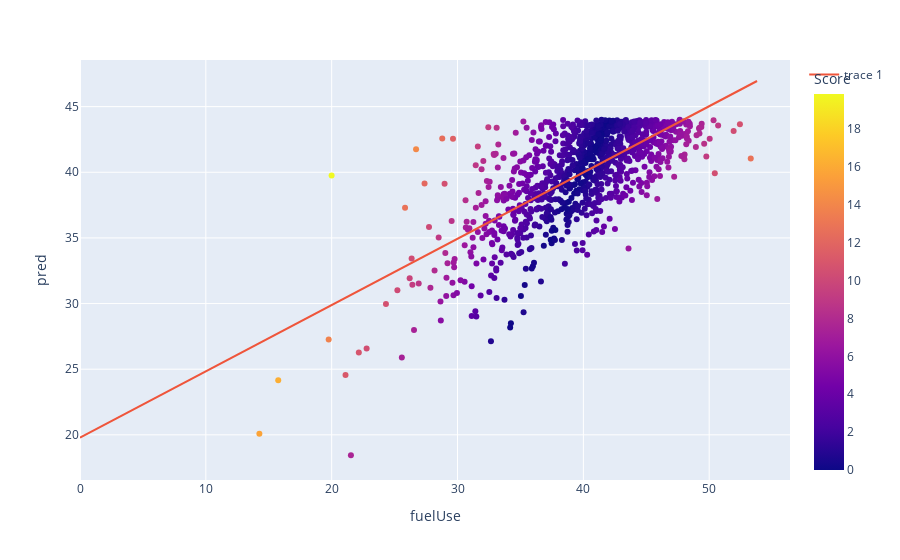

The notebook cell saved with this chart:
### Markdown cell above
## Flaws in this analysis

I used this as a quick way to identify suspicious incidences however we notice variance increases overtime. So if $\zeta$ was large enough. The standard deviation of data could be too large to identify outliers over the whole dataset. That is, if the variance at $T\gg 0$ is very large, our outliers even tho, visually shifted from the line, may not be significant at a lower $T$.

In part 2 we will try to find a different method of analysis to solve this flaw.

### Code cell
df = GenerateSample(zeta=0.5)

SimpleLinearRegression(df)

### Figure 1 — Plotly figure (JSON) as saved in the notebook; plotly's stock layout.template omitted (floating-point values rounded to 4 significant figures; data arrays with more than 128 entries replaced by an {"elided": "..."} marker saying what was removed)
{"data": [{"hovertemplate": "fuelUse=%{x}<br>pred=%{y}<br>Score=%{marker.color}<extra></extra>", "legendgroup": "", "marker": {"color": {"elided": "1000 float values"}, "coloraxis": "coloraxis", "symbol": "circle"}, "mode": "markers", "name": "", "orientation": "v", "showlegend": false, "type": "scatter", "x": {"elided": "1000 float values"}, "xaxis": "x", "y": {"elided": "1000 float values"}, "yaxis": "y"}, {"type": "scatter", "x": [0, 1.098, 2.196, 3.294, 4.392, 5.49, 6.588, 7.686, 8.784, 9.882, 10.98, 12.08, 13.18, 14.27, 15.37, 16.47, 17.57, 18.67, 19.76, 20.86, 21.96, 23.06, 24.16, 25.25, 26.35, 27.45, 28.55, 29.65, 30.74, 31.84, 32.94, 34.04, 35.14, 36.23, 37.33, 38.43, 39.53, 40.63, 41.72, 42.82, 43.92, 45.02, 46.12, 47.21, 48.31, 49.41, 50.51, 51.61, 52.7, 53.8], "y": [19.78, 20.33, 20.89, 21.44, 22.0, 22.55, 23.11, 23.66, 24.21, 24.77, 25.32, 25.88, 26.43, 26.99, 27.54, 28.1, 28.65, 29.21, 29.76, 30.32, 30.87, 31.42, 31.98, 32.53, 33.09, 33.64, 34.2, 34.75, 35.31, 35.86, 36.42, 36.97, 37.52, 38.08, 38.63, 39.19, 39.74, 40.3, 40.85, 41.41, 41.96, 42.52, 43.07, 43.62, 44.18, 44.73, 45.29, 45.84, 46.4, 46.95]}], "layout": {"coloraxis": {"colorbar": {"title": {"text": "Score"}}, "colorscale": [[0, "#0d0887"], [0.1111, "#46039f"], [0.2222, "#7201a8"], [0.3333, "#9c179e"], [0.4444, "#bd3786"], [0.5556, "#d8576b"], [0.6667, "#ed7953"], [0.7778, "#fb9f3a"], [0.8889, "#fdca26"], [1, "#f0f921"]]}, "legend": {"tracegroupgap": 0}, "margin": {"t": 60}, "xaxis": {"anchor": "y", "domain": [0, 1], "title": {"text": "fuelUse"}}, "yaxis": {"anchor": "x", "domain": [0, 1], "title": {"text": "pred"}}}}
